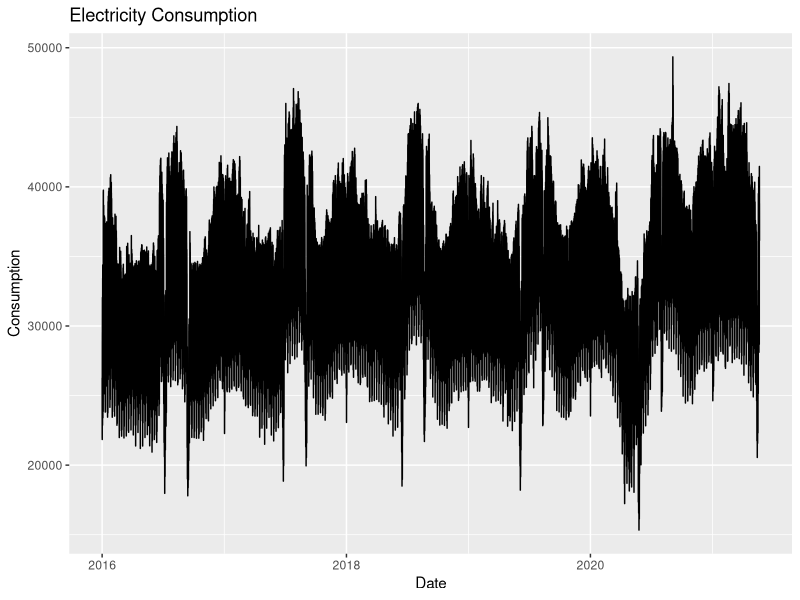
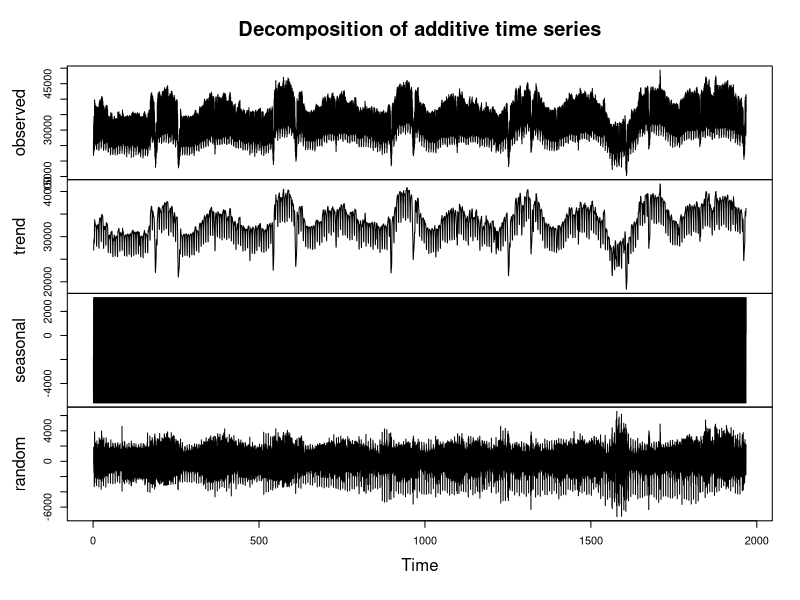
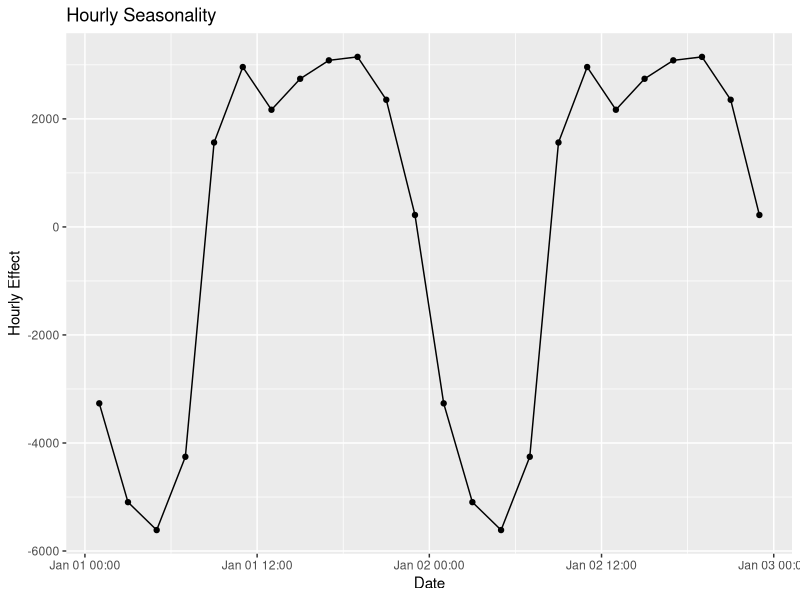
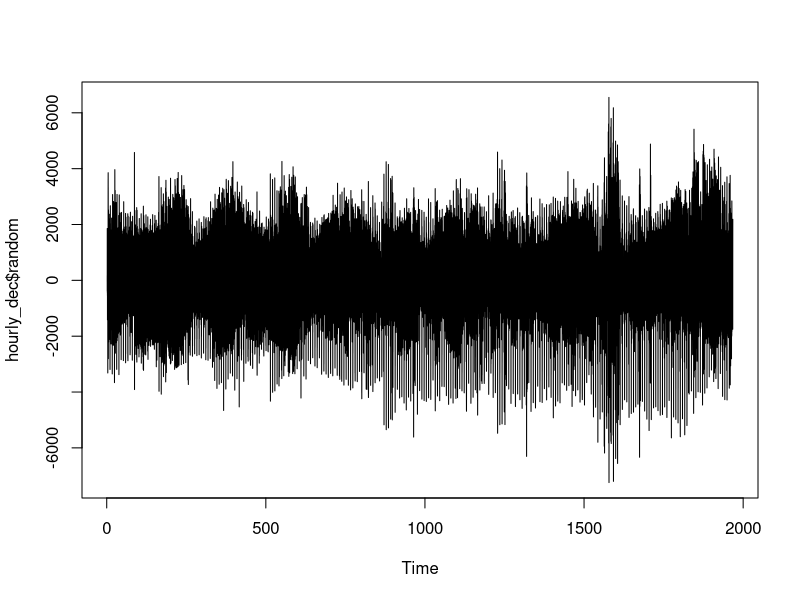
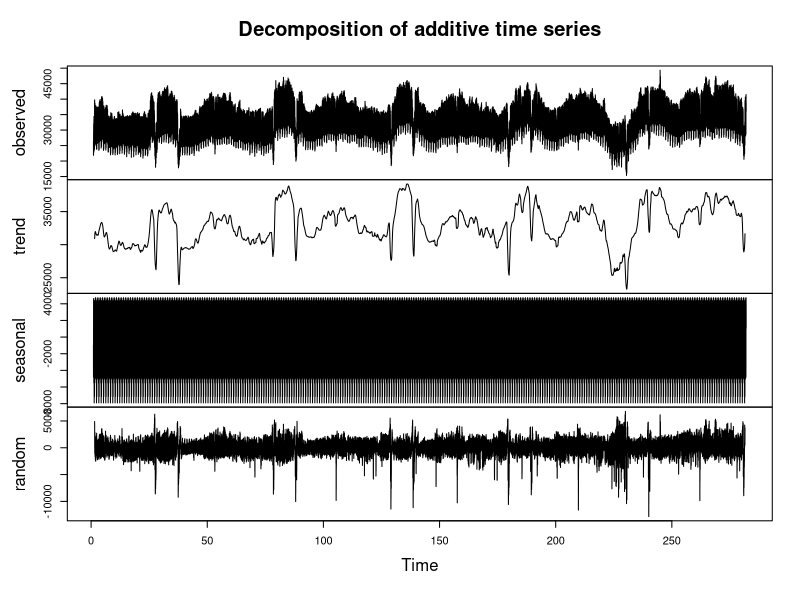
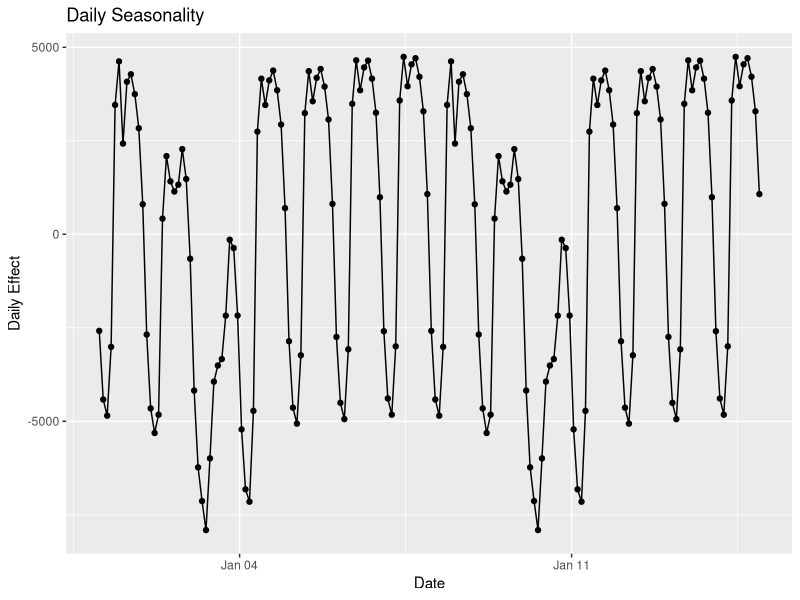
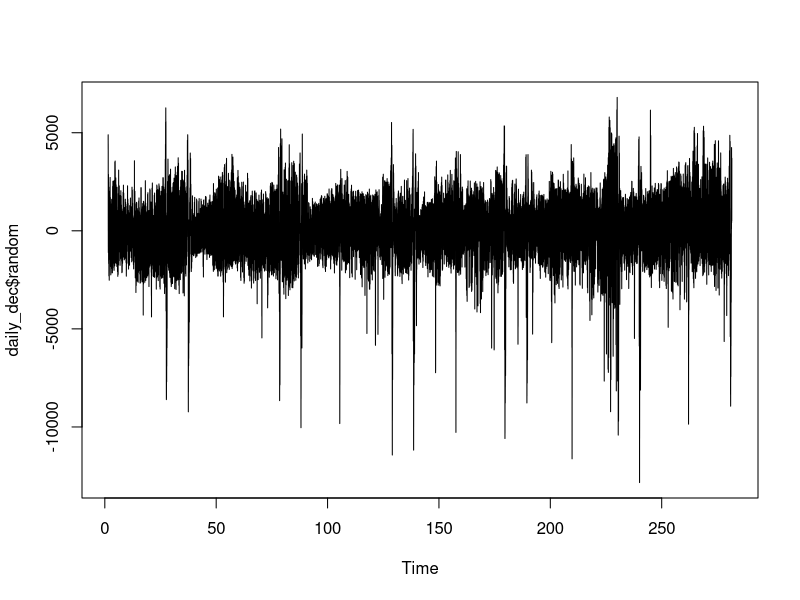
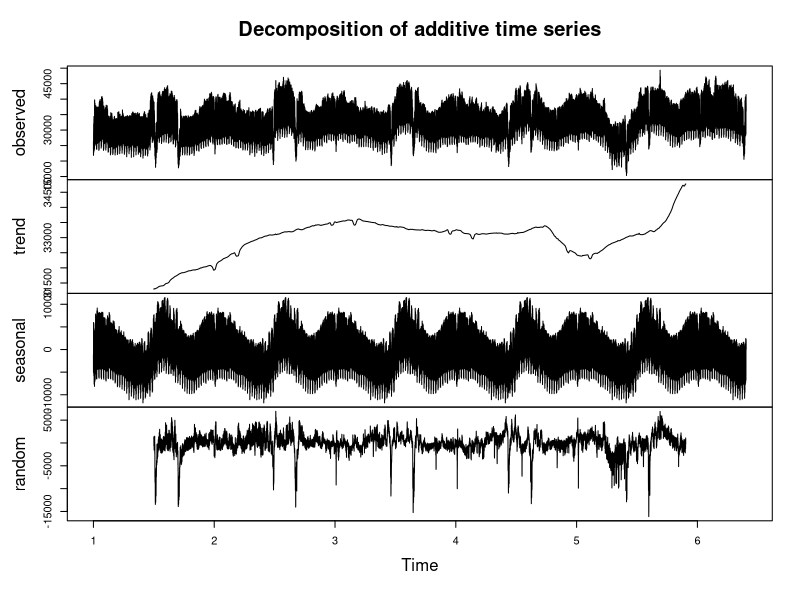

Source code (R) for these figures, in order:
## ---- chunk 1
knitr::opts_chunk$set(echo = TRUE)
library(ggplot2)
library(data.table)
library(zoo)
library(urca)
library(forecast)
library(tidyverse)
library(lubridate)
## ---- chunk 2
setwd("/Users/ahmetguden/Desktop/GitHub/spring21-ahmetguden/data")
df <- as.data.table(read_csv("epias2.csv"))

df$Date <- as.Date(df$Date, format = "%d.%m.%Y")

df$DateTime <- paste(df$Date,df$Time)
df$DateTime <- as.POSIXct(df$DateTime,format="%Y-%m-%d %H:%M" ,tz="UTC")
df <- df[,4:3]
df$Consumption <- df$Consumption*1000
## ---- chunk 3
head(df)
## ---- chunk 4
df[DateTime=="2016-03-26 02:00:00" , Consumption ]
df[DateTime=="2016-03-27 02:00:00" , Consumption ]
df[2067,2] <- 28413.3

## ---- chunk 5
ggplot(df, aes(x=DateTime , y=Consumption)) +
  geom_line() +
  labs(title = "Electricity Consumption", x="Date" )

## ---- chunk 6
summary(ur.kpss(df$Consumption))
## ---- chunk 7
hourly_ts <- ts(df$Consumption,frequency = 24)
hourly_dec <- decompose(hourly_ts,type ="additive")
df[,hourly:=as.numeric(hourly_dec$seasonal)]

## ---- chunk 8
plot(hourly_dec)

## ---- chunk 9
ggplot(df[1:24*2], aes(x=DateTime, y=hourly)) +
  geom_line() +
  geom_point() +
  labs(title="Hourly Seasonality" , x="Date", y="Hourly Effect" )
## ---- chunk 10
plot(hourly_dec$random)
## ---- chunk 11
daily_ts <- ts(df$Consumption,frequency = 24*7)
daily_dec <- decompose(daily_ts,type ="additive")
df[,daily:=as.numeric(daily_dec$seasonal)]

## ---- chunk 12
plot(daily_dec)
## ---- chunk 13
ggplot(df[1:168*2], aes(x=DateTime, y=daily)) +
  geom_line() +
  geom_point() +
  labs(title="Daily Seasonality" , x="Date", y="Daily Effect" )
## ---- chunk 14
plot(daily_dec$random)
## ---- chunk 15
monthly_ts <- ts(df$Consumption,frequency = 24*7*52)
monthly_dec <- decompose(monthly_ts,type="additive")
df[,monthly:=as.numeric(monthly_dec$seasonal)]

## ---- chunk 16
plot(monthly_dec)
## ---- chunk 17
ggplot(df[1:(8736*2)], aes(x=DateTime, y=monthly)) +
  geom_line() +
  geom_point() +
  labs(title="Monthly Seasonality" , x="Date", y="Monthly Effect" )

## ---- chunk 18
plot(monthly_dec$random)
## ---- chunk 19
plot(daily_dec)
## ---- chunk 20
df <- df[,Random:=as.numeric(daily_dec$random)]
df <- df[,Seasonality:=as.numeric(daily_dec$seasonal)]
df <- df[,Trend:=as.numeric(daily_dec$trend)]
ggplot(df[1:168*2], aes(x=DateTime, y=daily)) +
  geom_line() +
  geom_point() +
  labs(title="Daily Seasonality" , x="Date", y="Daily Effect" )
## ---- chunk 21
plot(daily_dec$random)
## ---- chunk 22
summary(ur.kpss(daily_dec$random))
## ---- chunk 23

ggAcf(daily_dec$random, lag.max = 168) + 
  labs(title = "ACF of the random component")
ggPacf(daily_dec$random, lag.max = 168) +
  labs(title = "PACF of the random component")
## ---- chunk 24
ar1 <-  arima(df[,Random], order = c(1,0,0))
ar2 <-  arima(df[,Random], order = c(2,0,0))
ar3 <-  arima(df[,Random], order = c(3,0,0))
ar4 <-  arima(df[,Random], order = c(4,0,0))
ar5 <-  arima(df[,Random], order = c(5,0,0))

AIC_ar <- c(ar1=AIC(ar1), ar2=AIC(ar2) , ar3=AIC(ar3), ar4=AIC(ar4) , ar5= AIC(ar5))
which.min(AIC_ar)
## ---- chunk 25
ma1 <-  arima(df[,Random], order = c(0,0,1))
ma2 <-  arima(df[,Random], order = c(0,0,2))
ma3 <-  arima(df[,Random], order = c(0,0,3))
ma4 <-  arima(df[,Random], order = c(0,0,4))
ma5 <-  arima(df[,Random], order = c(0,0,5))

AIC_ma <- c(ma1=AIC(ma1),ma2=AIC(ma2), ma3=AIC(ma3) , ma4=AIC(ma4),ma5=AIC(ma5))
which.min(AIC_ma)
## ---- chunk 26
 
arma1 <-arima(df[,Random], order = c(5,0,5))
AIC(arma1)
## ---- chunk 27
arma2 <- arima(df[,Random], order = c(4,0,4))
AIC(arma2)
## ---- chunk 28

df[,Residuals:=residuals(arma2)]
df[,fitted:=Random - Residuals]
df[,fitted:=as.numeric(fitted) +as.numeric(Trend) + as.numeric(Seasonality)]

## ---- chunk 29

ggplot(df, aes(x=DateTime)) +
  geom_line(aes(y=Consumption, col="actual")) +
  geom_line(aes(y=fitted, col="fitted")) +
  labs(title = "Fitted and actual values of consumption over time" , x="Date" ) 
## ---- chunk 30
ggplot(df[DateTime>="2016-03-19 14:00:00 " & DateTime<="2016-03-29 14:00:00"], aes(x=DateTime)) +
  geom_line(aes(y=Consumption, col="actual")) +
  geom_line(aes(y=fitted, col="fitted")) +
  labs(title = "Fitted and actual values of consumption over time" , x="Date" )
## ---- chunk 31
last_trend <- tail(daily_dec$trend[!is.na(daily_dec$trend)],1)
seasonal_effect <- daily_dec$seasonal[(46849-84):47208]
model_forecast <- predict(arma2, n.ahead = (15*24) + 84)$pred
model_forecast <- model_forecast + last_trend + seasonal_effect

forecasted <- tail(model_forecast, (15*24))
actual <- tail(df$Consumption, (15*24))

dfdf <- data.frame(forecasts=forecasted,actuals=actual)
forecast_dates <-as.vector(df[46849:47208,1])
dfdf <- cbind(dfdf,forecast_dates)

ggplot(dfdf, aes(x=DateTime)) +
  geom_line(aes(y=actuals , col="actual")) +
  geom_line(aes(y=forecasts, col="forecasts")) +
  labs(title="Actual values vs Forecasts" , x="Date" , y="Consumption")

## ---- chunk 32
accu=function(actual,forecast) {
  n=length(actual)
  error=actual-forecast
  mean=mean(actual)
  sd=sd(actual)
  CV=sd/mean
  bias=sum(error)/sum(actual)
  MAPE=sum(abs(error/actual))/n
  MAD=sum(abs(error))/n
  WMAPE=MAD/mean
  metrics=data.frame(n,mean,sd,CV,bias,MAPE,WMAPE)
  return(metrics) }

accu <- accu(actual,forecasted)

## ---- chunk 33
accu
## ---- chunk 34
dfdf <- as.data.table(dfdf)
dfdf <- dfdf[,error:=actuals-forecasts]
dfdf <- dfdf[,APE:= abs(error/actuals)]
dfdf <- dfdf[,bias:= (error/actuals)]

metrics <- dfdf[ , .(DailyMAPE = sum(APE) /24 , DailyBias = sum(bias) /24) , by=.(Date=as.Date(DateTime))] 

## ---- chunk 35
metrics
